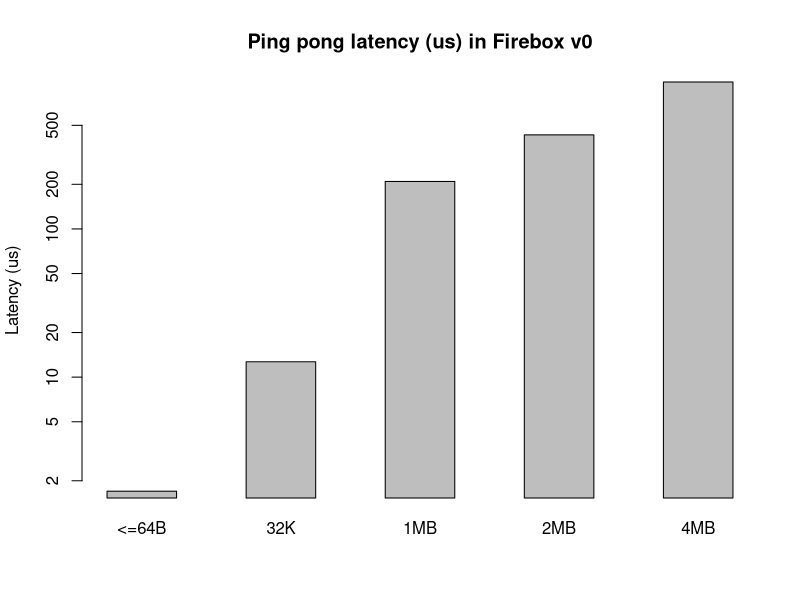

Source code (R):

pdf("raw_firebox_latency.pdf")

data <- c(1.7, 12.7, 209, 431, 980)

barplot(data, main="Ping pong latency (us) in Firebox v0",
        ylab="Latency (us)", xlab="", #col=c("darkblue","darkgreen"), 
        beside=TRUE, space=1, width=c(0.5,0.5,0.5),
        log="y",
        names.arg=c("<=64B", "32K", "1MB", "2MB", "4MB"))


#legend=c("With lazy instantiation", "W/o lazy instantiation"))
